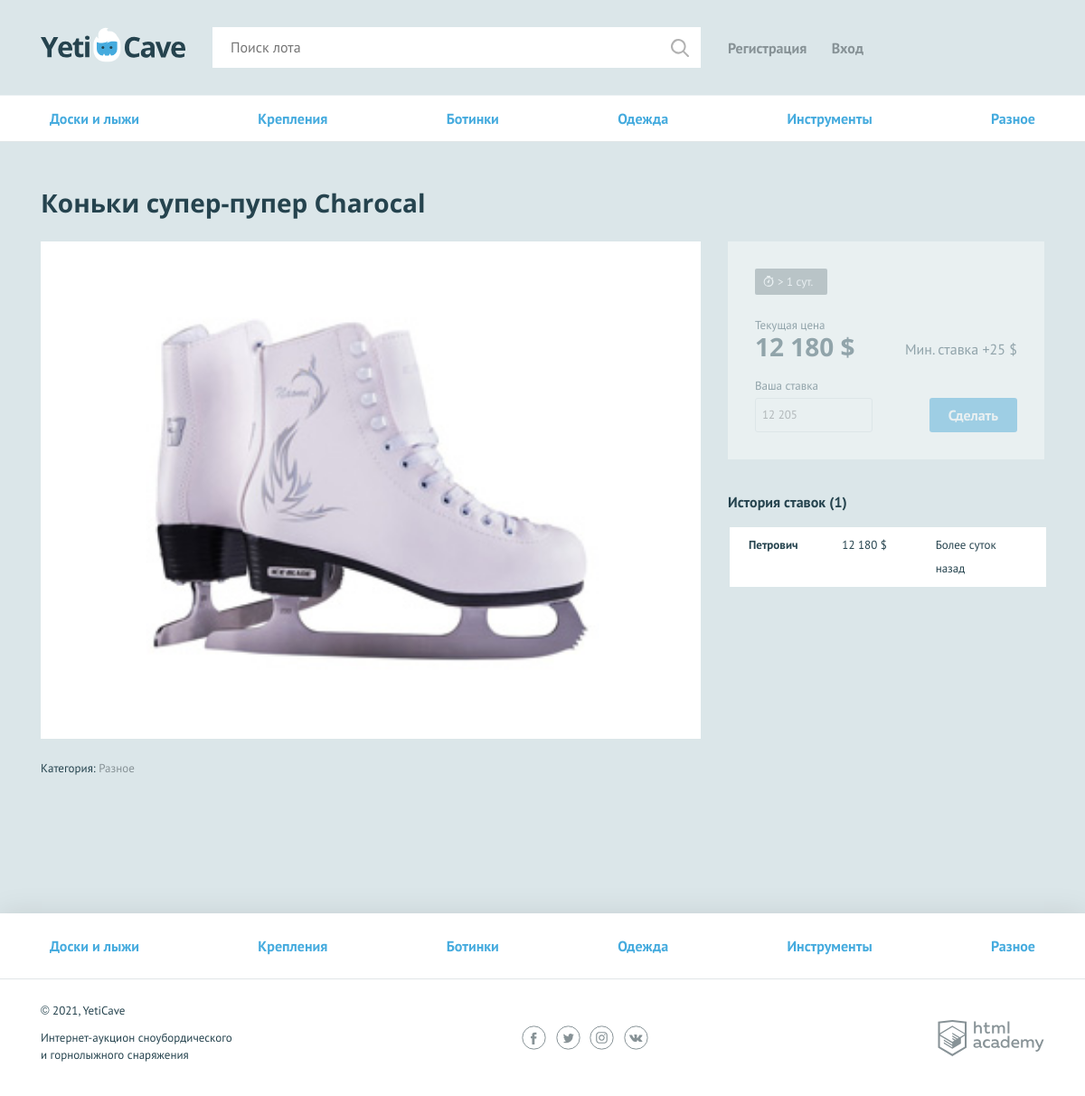
The app's page /lot/7 with its own data.
### tables this page shows
CREATE TABLE `categorys` (
  `id` int(11) NOT NULL,
  `name` varchar(100) NOT NULL DEFAULT '-',
  `code` varchar(30) NOT NULL DEFAULT '-'
);

CREATE TABLE `lotes` (
  `id` int(11) NOT NULL,
  `id_parent` int(11) NOT NULL DEFAULT '-1',
  `name` varchar(255) NOT NULL DEFAULT '-',
  `cat` int(2) NOT NULL DEFAULT '5',
  `text` text,
  `begin_cost` int(11) NOT NULL DEFAULT '0',
  `cost` int(11) NOT NULL DEFAULT '0',
  `img` varchar(255) NOT NULL DEFAULT '#',
  `date_end` datetime NOT NULL,
  `id_winer` int(11) NOT NULL DEFAULT '-1',
  `sended` tinyint(1) NOT NULL DEFAULT '0'
);

### helpers.php (called while the page is built, shortened)
<?php
function include_template($name, array $data = []) {
    $controller = 'controllers/' . $name;
    $name = 'templates/' . $name;
    extract($data);
    if(is_readable($controller)) {
        require $controller;
    }
    require $name;
    $result = ob_get_clean();
    return $result;
}

### libs/DB.php (called while the page is built, shortened)
<?php
class DB {
    static public $mysqli = array();
    static public $connect = array();
    static public function _($key = 0) {
        if(!isset(self::$mysqli[$key])) {
            if(!isset(self::$connect['local'])) {
                self::$connect['local'] = Core::$DB_LOCAL;
            }
            if(!isset(self::$connect['login'])) {
                self::$connect['login'] = Core::$DB_LOGIN;
            }
            if(!isset(self::$connect['pass'])) {
                self::$connect['pass'] = Core::$DB_PASS;
            }
            if(!isset(self::$connect['name'])) {
                self::$connect['name'] = Core::$DB_NAME;
            }
            self::$mysqli[$key] = new mysqli(self::$connect['local'], self::$connect['login'], self::$connect['pass'], self::$connect['name']);
        }
        return(self::$mysqli[$key]);
    }
}

### libs/default.php (called while the page is built, shortened)
<?php
function transform_route($arr = []) {
    $i = 0;
    foreach ($arr as $k => $v) {
        if (empty($v)) {
            unset($arr[$k]);
        } else {
            if ($i === 0) {
                $arr['module'] = $v;
            } elseif ($i === 1) {
                $arr['page'] = $v;
            } else {
                $arr['key_'.$i] = $v;
            }
            ++$i;
        }
    }
    return $arr;
}
function format_time_lost($data_end) {
    $datetime1 = strtotime($data_end);
    $datetime2 = strtotime(date('Y-m-d H:i:s'));
    $interval = $datetime1 - $datetime2;
    $hour = floor($interval / 3600);
    $min  = floor(($interval - $hour * 3600) / 60);
    return [$hour, $min];
}
function format_cost($cost = 0) {
    $ans = ceil($cost);
    if ($ans >= 1000) {
        $ans = number_format($cost, 0, '.', ' ');
    }
    $ans .=' $';
    return $ans;
}
function q($query, $key = 0) {
    $res = DB::_($key)->query($query);
    return $res;
}
function out_secur($var) {
    if (!is_array($var)) {
        $var = htmlspecialchars($var);
    } else {
        $var = array_map('out_secur', $var);
    }
    return $var;
}

### controllers/lot.php (called while the page is built, shortened)
<?php
$end_time = format_time_lost($two_cats['date_end']);
$end_time[0] = str_pad($end_time[0], 2, "0", STR_PAD_LEFT);
$end_time[1] = str_pad($end_time[1], 2, "0", STR_PAD_LEFT);
$ask = q("
SELECT rates.*, users.id AS USER_ID, users.login FROM `rates`
LEFT JOIN `users`
ON rates.id_user = users.id
WHERE `id_lot` = ".(int)$two_cats['id']." ORDER BY `datatime` DESC
");
if($ask->num_rows) {
    while($row = $ask->fetch_assoc()) {
        $arr[] = $row;
    }
}

### templates/listCats.php (the view)
<ul class="nav__list container">
<?php foreach($cats as $v): ?>
    <li class="nav__item">
        <a href="/all-lots?cat=<?=$v['code']?>"><?=$v['name']?></a>
    </li>
<?php endforeach; ?>
</ul>

### templates/layout.php (shortened to what this page needs)
<!DOCTYPE html>
<html lang="ru">
<head>
    <link href="../css/normalize.min.css" rel="stylesheet">
    <link href="../css/style.css" rel="stylesheet">
    <link href="../css/flatpickr.min.css" rel="stylesheet">
</head>
<body>
<div class="page-wrapper">
    <header class="main-header">
        <div class="main-header__container container">
            <a class="main-header__logo" href="/">
                <img src="../img/logo.svg" width="160" height="39" alt="Логотип компании YetiCave">
            </a>
            <form class="main-header__search" method="get" action="/search" autocomplete="off">
                <input type="search" value="<?=!empty($_GET['search']) ? out_secur($_GET['search']) : ''?>" name="search" placeholder="Поиск лота">
                <input class="main-header__search-btn" type="submit" name="find" value="Найти">
            </form>
            <nav class="user-menu">
                <?php if($is_auth === 1) { ?>
                    <div class="user-menu__logged">
                        <p><?=out_secur($user_name)?></p>
                        <a class="user-menu__bets" href="/my-bets">Мои ставки</a>
                        <a class="user-menu__logout" href="/logout">Выход</a>
                    </div>
                <?php } else { ?>
                    <ul class="user-menu__list">
                        <li class="user-menu__item">
                            <a href="/sign-up">Регистрация</a>
                        </li>
                        <li class="user-menu__item">
                            <a href="/login">Вход</a>
                        </li>
                    </ul>
                <?php } ?>
            </nav>
        </div>
    </header>
<?=include_template($content.'.php', ['cats'=>$cats, 'two_cats'=>$two_cats])?>
            <?php foreach($cats as $v) : ?>
                <li class="nav__item">
                    <a href="/all-lots?cat=<?=$v['code']?>"><?=out_secur($v['name'])?></a>
                </li>
            <?php endforeach; ?>
    <div class="main-footer__bottom container">
        <div class="main-footer__copyright">
            <p>© <?=date('Y')?>, YetiCave</p>
            <p>Интернет-аукцион сноубордического и горнолыжного снаряжения</p>
        </div>
        <div class="main-footer__social social">
            <a class="social__link social__link--facebook" href="#">
            </a>
            <a class="social__link social__link--twitter" href="#">
            </a>
            <a class="social__link social__link--instagram" href="#">
            </a>
            <a class="social__link social__link--vkontakte" href="#">
            </a>
        </div>
        <div class="main-footer__developed-by">
            <a class="logo-academy" href="https://htmlacademy.ru/intensive/php">
            </a>
        </div>
    </div>
</body>
</html>

### templates/lot.php (shortened to what this page needs)
<main>
  <nav class="nav">
      <?=include_template('listCats.php', ['cats'=>$cats])?>
  </nav>
  <section class="lot-item container">
    <h2><?=!empty($two_cats['name']) ? out_secur($two_cats['name']) : 'Не найдено'?></h2>
    <div class="lot-item__content">
      <div class="lot-item__left">
        <div class="lot-item__image">
          <img src="../<?=!empty($two_cats['img']) ? $two_cats['img'] : 'none.svg'?>" width="730" height="548" alt="<?=!empty($two_cats['name']) ? out_secur($two_cats['name']) : ''?>">
        </div>
        <p class="lot-item__category">Категория: <span><?=!empty($two_cats['CAT_NAME']) ? out_secur($two_cats['CAT_NAME']) : '-'?></span></p>
      </div>
      <div class="lot-item__right">
        <div class="lot-item__state" <?php if((int)$end_time[0] < 0 || empty($_SESSION['user'])) { echo 'style="pointer-events: none; opacity: 0.4;"'; } ?>>
          <div class="lot-item__timer timer <?php if((int)$end_time[0] < 0) { echo 'timer--end'; } elseif((int)$end_time[0] < 1) { echo 'timer--finishing'; } ?>">
              <?php if((int)$end_time[0] < 0) { echo 'Торги окончены'; } elseif((int)$end_time[0] < 24) { ?>
              <?=$end_time[0].':'.$end_time[1]?>
              <?php } else { ?>
              > <?=floor($end_time[0]/24)?> сут.
              <?php } ?>
          </div>
          <div class="lot-item__cost-state">
            <div class="lot-item__rate">
              <span class="lot-item__amount">Текущая цена</span>
              <span class="lot-item__cost"><?=format_cost(!empty($two_cats['begin_cost']) ? $two_cats['begin_cost'] : '0')?></span>
            </div>
            <div class="lot-item__min-cost">Мин. ставка +<span><?=format_cost(!empty($two_cats['cost']) ? $two_cats['cost'] : '0')?></span>
            </div>
          </div>
          <form class="lot-item__form" method="post" autocomplete="off">
            <p class="lot-item__form-item form__item <?php if(isset($errors)) { echo 'form__item--invalid'; } ?>"> <!--  form__item--invalid --!>

### records on screen
categorys: name "Доски и лыжи"
categorys: name "Крепления"
categorys: name "Ботинки"
categorys: name "Одежда"
categorys: name "Инструменты"
categorys: name "Разное"
lotes: name "Коньки супер-пупер Charocal", img (picture), categorys.name "Разное", begin_cost "12 180 $", cost "25 $"

### other values on screen
floor($end_time[0]/24) "1"
